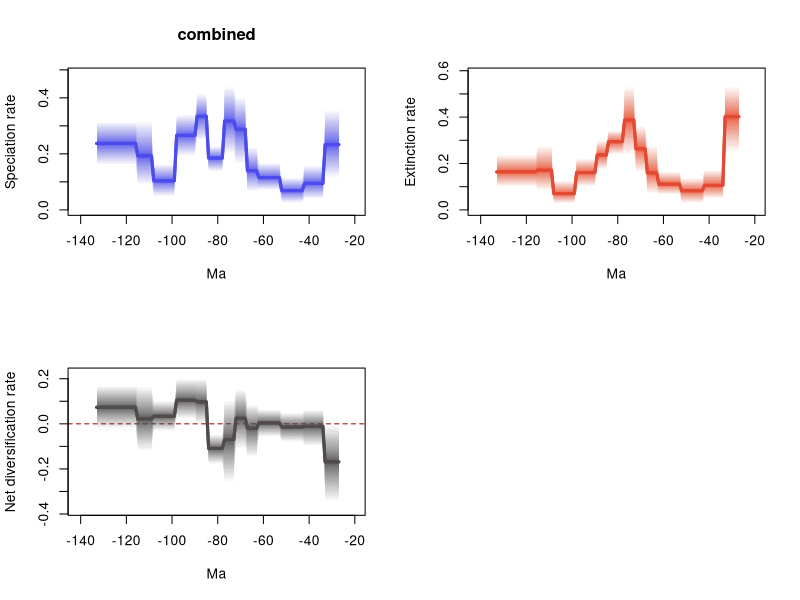

Generate this figure with R:
# 1 files combined:
# 	C:\Users\SimoesLabAdmin\Documents\BDNN_Arielli\synapsida\mcmc_fixshift_predictors\C_covar/combined_9_marginal_rates.log

# 95% HPDs calculated using code from Biopy (https://www.cs.auckland.ac.nz/~yhel002/biopy/)

pdf(file='C:/Users/SimoesLabAdmin/Documents/BDNN_Arielli/synapsida/mcmc_fixshift_predictors/C_covar/combined_9_marginal_rates_RTT.pdf',width=10.8, height=8.4)
par(mfrow=c(2,2))
library(scales)
plot_RTT <- function (age,hpd_M,hpd_m,mean_m,color){
    N=100
    beta=(1:(N-1))/N
    alpha_shape=0.25
    cat=1-(beta^(1./alpha_shape))
    for (i in 1:(N-1)){
        trans= 1/N + 2/N
        polygon(c(age, rev(age)), c(hpd_M-((hpd_M-mean_m)*cat[i]), rev(hpd_m+((mean_m-hpd_m)*cat[i]))), col = alpha(color,trans), border = NA)
    }
    lines(rev(age), rev(mean_m), col = color, lwd=3)
}
    
L_hpd_m95=c(NA, NA,NA,NA,NA,NA,NA,NA,NA,NA,NA,NA,NA,NA,NA,NA,NA,NA,NA,NA,NA,NA,NA,NA,NA,NA,NA,0.113178,0.113178,0.113178,0.113178,0.113178,0.113178,0.113178,0.038436,0.038436,0.038436,0.038436,0.038436,0.038436,0.038436,0.038436,0.038436,0.024307,0.024307,0.024307,0.024307,0.024307,0.024307,0.024307,0.024307,0.024307,0.024307,0.070527,0.070527,0.070527,0.070527,0.070527,0.070527,0.070527,0.070527,0.070527,0.070527,0.064057,0.064057,0.064057,0.064057,0.064057,0.161713,0.161713,0.161713,0.161713,0.161713,0.199049,0.199049,0.199049,0.199049,0.199049,0.136514,0.136514,0.136514,0.136514,0.136514,0.136514,0.136514,0.24524,0.24524,0.24524,0.24524,0.24524,0.191645,0.191645,0.191645,0.191645,0.191645,0.191645,0.191645,0.191645,0.191645,0.048054,0.048054,0.048054,0.048054,0.048054,0.048054,0.048054,0.048054,0.048054,0.048054,0.086982,0.086982,0.086982,0.086982,0.086982,0.086982,0.086982,0.159183,0.159183,0.159183,0.159183,0.159183,0.159183,0.159183,0.159183,0.159183,0.159183,0.159183,0.159183,0.159183,0.159183,0.159183,0.159183,0.159183,0.159183)
L_hpd_M95=c(NA, NA,NA,NA,NA,NA,NA,NA,NA,NA,NA,NA,NA,NA,NA,NA,NA,NA,NA,NA,NA,NA,NA,NA,NA,NA,NA,0.360279,0.360279,0.360279,0.360279,0.360279,0.360279,0.360279,0.16092,0.16092,0.16092,0.16092,0.16092,0.16092,0.16092,0.16092,0.16092,0.116221,0.116221,0.116221,0.116221,0.116221,0.116221,0.116221,0.116221,0.116221,0.116221,0.168869,0.168869,0.168869,0.168869,0.168869,0.168869,0.168869,0.168869,0.168869,0.168869,0.225924,0.225924,0.225924,0.225924,0.225924,0.404654,0.404654,0.404654,0.404654,0.404654,0.442647,0.442647,0.442647,0.442647,0.442647,0.228119,0.228119,0.228119,0.228119,0.228119,0.228119,0.228119,0.416928,0.416928,0.416928,0.416928,0.416928,0.342402,0.342402,0.342402,0.342402,0.342402,0.342402,0.342402,0.342402,0.342402,0.165302,0.165302,0.165302,0.165302,0.165302,0.165302,0.165302,0.165302,0.165302,0.165302,0.318832,0.318832,0.318832,0.318832,0.318832,0.318832,0.318832,0.317036,0.317036,0.317036,0.317036,0.317036,0.317036,0.317036,0.317036,0.317036,0.317036,0.317036,0.317036,0.317036,0.317036,0.317036,0.317036,0.317036,0.317036)
M_hpd_m95=c(NA, NA,NA,NA,NA,NA,NA,NA,NA,NA,NA,NA,NA,NA,NA,NA,NA,NA,NA,NA,NA,NA,NA,NA,NA,NA,NA,0.248022,0.248022,0.248022,0.248022,0.248022,0.248022,0.248022,0.047222,0.047222,0.047222,0.047222,0.047222,0.047222,0.047222,0.047222,0.047222,0.027895,0.027895,0.027895,0.027895,0.027895,0.027895,0.027895,0.027895,0.027895,0.027895,0.065425,0.065425,0.065425,0.065425,0.065425,0.065425,0.065425,0.065425,0.065425,0.065425,0.068277,0.068277,0.068277,0.068277,0.068277,0.158848,0.158848,0.158848,0.158848,0.158848,0.235231,0.235231,0.235231,0.235231,0.235231,0.237861,0.237861,0.237861,0.237861,0.237861,0.237861,0.237861,0.173232,0.173232,0.173232,0.173232,0.173232,0.09905,0.09905,0.09905,0.09905,0.09905,0.09905,0.09905,0.09905,0.09905,0.027003,0.027003,0.027003,0.027003,0.027003,0.027003,0.027003,0.027003,0.027003,0.027003,0.082581,0.082581,0.082581,0.082581,0.082581,0.082581,0.082581,0.099136,0.099136,0.099136,0.099136,0.099136,0.099136,0.099136,0.099136,0.099136,0.099136,0.099136,0.099136,0.099136,0.099136,0.099136,0.099136,0.099136,0.099136)
M_hpd_M95=c(NA, NA,NA,NA,NA,NA,NA,NA,NA,NA,NA,NA,NA,NA,NA,NA,NA,NA,NA,NA,NA,NA,NA,NA,NA,NA,NA,0.534327,0.534327,0.534327,0.534327,0.534327,0.534327,0.534327,0.175002,0.175002,0.175002,0.175002,0.175002,0.175002,0.175002,0.175002,0.175002,0.137931,0.137931,0.137931,0.137931,0.137931,0.137931,0.137931,0.137931,0.137931,0.137931,0.167607,0.167607,0.167607,0.167607,0.167607,0.167607,0.167607,0.167607,0.167607,0.167607,0.280547,0.280547,0.280547,0.280547,0.280547,0.364689,0.364689,0.364689,0.364689,0.364689,0.534514,0.534514,0.534514,0.534514,0.534514,0.343555,0.343555,0.343555,0.343555,0.343555,0.343555,0.343555,0.300749,0.300749,0.300749,0.300749,0.300749,0.223053,0.223053,0.223053,0.223053,0.223053,0.223053,0.223053,0.223053,0.223053,0.127544,0.127544,0.127544,0.127544,0.127544,0.127544,0.127544,0.127544,0.127544,0.127544,0.277908,0.277908,0.277908,0.277908,0.277908,0.277908,0.277908,0.23935,0.23935,0.23935,0.23935,0.23935,0.23935,0.23935,0.23935,0.23935,0.23935,0.23935,0.23935,0.23935,0.23935,0.23935,0.23935,0.23935,0.23935)
R_hpd_m95=c(NA, NA,NA,NA,NA,NA,NA,NA,NA,NA,NA,NA,NA,NA,NA,NA,NA,NA,NA,NA,NA,NA,NA,NA,NA,NA,NA,-0.34703,-0.34703,-0.34703,-0.34703,-0.34703,-0.34703,-0.34703,-0.099204,-0.099204,-0.099204,-0.099204,-0.099204,-0.099204,-0.099204,-0.099204,-0.099204,-0.081222,-0.081222,-0.081222,-0.081222,-0.081222,-0.081222,-0.081222,-0.081222,-0.081222,-0.081222,-0.057357,-0.057357,-0.057357,-0.057357,-0.057357,-0.057357,-0.057357,-0.057357,-0.057357,-0.057357,-0.148022,-0.148022,-0.148022,-0.148022,-0.148022,-0.112192,-0.112192,-0.112192,-0.112192,-0.112192,-0.260067,-0.260067,-0.260067,-0.260067,-0.260067,-0.178802,-0.178802,-0.178802,-0.178802,-0.178802,-0.178802,-0.178802,-0.000559,-0.000559,-0.000559,-0.000559,-0.000559,0.02159,0.02159,0.02159,0.02159,0.02159,0.02159,0.02159,0.02159,0.02159,-0.032632,-0.032632,-0.032632,-0.032632,-0.032632,-0.032632,-0.032632,-0.032632,-0.032632,-0.032632,-0.122589,-0.122589,-0.122589,-0.122589,-0.122589,-0.122589,-0.122589,-0.021111,-0.021111,-0.021111,-0.021111,-0.021111,-0.021111,-0.021111,-0.021111,-0.021111,-0.021111,-0.021111,-0.021111,-0.021111,-0.021111,-0.021111,-0.021111,-0.021111,-0.021111)
R_hpd_M95=c(NA, NA,NA,NA,NA,NA,NA,NA,NA,NA,NA,NA,NA,NA,NA,NA,NA,NA,NA,NA,NA,NA,NA,NA,NA,NA,NA,-0.00254,-0.00254,-0.00254,-0.00254,-0.00254,-0.00254,-0.00254,0.06474,0.06474,0.06474,0.06474,0.06474,0.06474,0.06474,0.06474,0.06474,0.050188,0.050188,0.050188,0.050188,0.050188,0.050188,0.050188,0.050188,0.050188,0.050188,0.065399,0.065399,0.065399,0.065399,0.065399,0.065399,0.065399,0.065399,0.065399,0.065399,0.088005,0.088005,0.088005,0.088005,0.088005,0.156772,0.156772,0.156772,0.156772,0.156772,0.110531,0.110531,0.110531,0.110531,0.110531,-0.044996,-0.044996,-0.044996,-0.044996,-0.044996,-0.044996,-0.044996,0.20286,0.20286,0.20286,0.20286,0.20286,0.202335,0.202335,0.202335,0.202335,0.202335,0.202335,0.202335,0.202335,0.202335,0.102755,0.102755,0.102755,0.102755,0.102755,0.102755,0.102755,0.102755,0.102755,0.102755,0.168401,0.168401,0.168401,0.168401,0.168401,0.168401,0.168401,0.172293,0.172293,0.172293,0.172293,0.172293,0.172293,0.172293,0.172293,0.172293,0.172293,0.172293,0.172293,0.172293,0.172293,0.172293,0.172293,0.172293,0.172293)
L_mean=c(NA, NA,NA,NA,NA,NA,NA,NA,NA,NA,NA,NA,NA,NA,NA,NA,NA,NA,NA,NA,NA,NA,NA,NA,NA,NA,NA,0.233150395555556,0.233150395555556,0.233150395555556,0.233150395555556,0.233150395555556,0.233150395555556,0.233150395555556,0.094478531111111,0.094478531111111,0.094478531111111,0.094478531111111,0.094478531111111,0.094478531111111,0.094478531111111,0.094478531111111,0.094478531111111,0.068968741111111,0.068968741111111,0.068968741111111,0.068968741111111,0.068968741111111,0.068968741111111,0.068968741111111,0.068968741111111,0.068968741111111,0.068968741111111,0.115282291111111,0.115282291111111,0.115282291111111,0.115282291111111,0.115282291111111,0.115282291111111,0.115282291111111,0.115282291111111,0.115282291111111,0.115282291111111,0.139947404444444,0.139947404444444,0.139947404444444,0.139947404444444,0.139947404444444,0.287658931111111,0.287658931111111,0.287658931111111,0.287658931111111,0.287658931111111,0.317379204444444,0.317379204444444,0.317379204444444,0.317379204444444,0.317379204444444,0.185067225555556,0.185067225555556,0.185067225555556,0.185067225555556,0.185067225555556,0.185067225555556,0.185067225555556,0.334090525555556,0.334090525555556,0.334090525555556,0.334090525555556,0.334090525555556,0.266047607777778,0.266047607777778,0.266047607777778,0.266047607777778,0.266047607777778,0.266047607777778,0.266047607777778,0.266047607777778,0.266047607777778,0.104002332222222,0.104002332222222,0.104002332222222,0.104002332222222,0.104002332222222,0.104002332222222,0.104002332222222,0.104002332222222,0.104002332222222,0.104002332222222,0.193002581111111,0.193002581111111,0.193002581111111,0.193002581111111,0.193002581111111,0.193002581111111,0.193002581111111,0.237244654444444,0.237244654444444,0.237244654444444,0.237244654444444,0.237244654444444,0.237244654444444,0.237244654444444,0.237244654444444,0.237244654444444,0.237244654444444,0.237244654444444,0.237244654444444,0.237244654444444,0.237244654444444,0.237244654444444,0.237244654444444,0.237244654444444,0.237244654444444)
M_mean=c(NA, NA,NA,NA,NA,NA,NA,NA,NA,NA,NA,NA,NA,NA,NA,NA,NA,NA,NA,NA,NA,NA,NA,NA,NA,NA,NA,0.401994956666667,0.401994956666667,0.401994956666667,0.401994956666667,0.401994956666667,0.401994956666667,0.401994956666667,0.105568934444444,0.105568934444444,0.105568934444444,0.105568934444444,0.105568934444444,0.105568934444444,0.105568934444444,0.105568934444444,0.105568934444444,0.082796764444444,0.082796764444444,0.082796764444444,0.082796764444444,0.082796764444444,0.082796764444444,0.082796764444444,0.082796764444444,0.082796764444444,0.082796764444444,0.111063301111111,0.111063301111111,0.111063301111111,0.111063301111111,0.111063301111111,0.111063301111111,0.111063301111111,0.111063301111111,0.111063301111111,0.111063301111111,0.159434087777778,0.159434087777778,0.159434087777778,0.159434087777778,0.159434087777778,0.263117816666667,0.263117816666667,0.263117816666667,0.263117816666667,0.263117816666667,0.387305187777778,0.387305187777778,0.387305187777778,0.387305187777778,0.387305187777778,0.294228284444444,0.294228284444444,0.294228284444444,0.294228284444444,0.294228284444444,0.294228284444444,0.294228284444444,0.23647585,0.23647585,0.23647585,0.23647585,0.23647585,0.160979622222222,0.160979622222222,0.160979622222222,0.160979622222222,0.160979622222222,0.160979622222222,0.160979622222222,0.160979622222222,0.160979622222222,0.070249728888889,0.070249728888889,0.070249728888889,0.070249728888889,0.070249728888889,0.070249728888889,0.070249728888889,0.070249728888889,0.070249728888889,0.070249728888889,0.171020701111111,0.171020701111111,0.171020701111111,0.171020701111111,0.171020701111111,0.171020701111111,0.171020701111111,0.163954371111111,0.163954371111111,0.163954371111111,0.163954371111111,0.163954371111111,0.163954371111111,0.163954371111111,0.163954371111111,0.163954371111111,0.163954371111111,0.163954371111111,0.163954371111111,0.163954371111111,0.163954371111111,0.163954371111111,0.163954371111111,0.163954371111111,0.163954371111111)
R_mean=c(NA, NA,NA,NA,NA,NA,NA,NA,NA,NA,NA,NA,NA,NA,NA,NA,NA,NA,NA,NA,NA,NA,NA,NA,NA,NA,NA,-0.168844548888889,-0.168844548888889,-0.168844548888889,-0.168844548888889,-0.168844548888889,-0.168844548888889,-0.168844548888889,-0.011090403333333,-0.011090403333333,-0.011090403333333,-0.011090403333333,-0.011090403333333,-0.011090403333333,-0.011090403333333,-0.011090403333333,-0.011090403333333,-0.013828024444444,-0.013828024444444,-0.013828024444444,-0.013828024444444,-0.013828024444444,-0.013828024444444,-0.013828024444444,-0.013828024444444,-0.013828024444444,-0.013828024444444,0.004219014444444,0.004219014444444,0.004219014444444,0.004219014444444,0.004219014444444,0.004219014444444,0.004219014444444,0.004219014444444,0.004219014444444,0.004219014444444,-0.019486654444444,-0.019486654444444,-0.019486654444444,-0.019486654444444,-0.019486654444444,0.024541126666667,0.024541126666667,0.024541126666667,0.024541126666667,0.024541126666667,-0.06992596,-0.06992596,-0.06992596,-0.06992596,-0.06992596,-0.109161035555556,-0.109161035555556,-0.109161035555556,-0.109161035555556,-0.109161035555556,-0.109161035555556,-0.109161035555556,0.097614665555556,0.097614665555556,0.097614665555556,0.097614665555556,0.097614665555556,0.105067984444444,0.105067984444444,0.105067984444444,0.105067984444444,0.105067984444444,0.105067984444444,0.105067984444444,0.105067984444444,0.105067984444444,0.033752613333333,0.033752613333333,0.033752613333333,0.033752613333333,0.033752613333333,0.033752613333333,0.033752613333333,0.033752613333333,0.033752613333333,0.033752613333333,0.021981882222222,0.021981882222222,0.021981882222222,0.021981882222222,0.021981882222222,0.021981882222222,0.021981882222222,0.073290275555556,0.073290275555556,0.073290275555556,0.073290275555556,0.073290275555556,0.073290275555556,0.073290275555556,0.073290275555556,0.073290275555556,0.073290275555556,0.073290275555556,0.073290275555556,0.073290275555556,0.073290275555556,0.073290275555556,0.073290275555556,0.073290275555556,0.073290275555556)
trans=0.5
age=(0:(134-1))* -1
plot(age,age,type = 'n', ylim = c(0, 0.48691170000000006), xlim = c(-140.7,-20.3), ylab = 'Speciation rate', xlab = 'Ma',main='combined' )
plot_RTT(age,L_hpd_M95,L_hpd_m95,L_mean,"#4c4cec")
lines(rev(age), rev(L_mean), col = "#4c4cec", lwd=3)
plot(age,age,type = 'n', ylim = c(0, 0.5879654000000001), xlim = c(-140.7,-20.3), ylab = 'Extinction rate', xlab = 'Ma' )
plot_RTT(age,M_hpd_M95,M_hpd_m95,M_mean,"#e34a33")
lines(rev(age), rev(M_mean), col = "#e34a33", lwd=3)
plot(age,age,type = 'n', ylim = c(-0.38173300000000004, 0.22314600000000004), xlim = c(-140.7,-20.3), ylab = 'Net diversification rate', xlab = 'Ma' )
abline(h=0,lty=2,col="darkred")
plot_RTT(age,R_hpd_M95,R_hpd_m95,R_mean,"#504A4B")
lines(rev(age), rev(R_mean), col = "#504A4B", lwd=3)
n <- dev.off()
